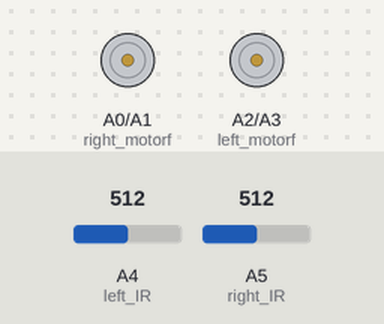
Bench run of a sketch on a simulated Arduino Uno, built with avr-gcc and run on an emulated ATmega328P. Shown: motor-driver pin pairs drawn as motors (green arrow = first pin HIGH = forward, orange = second pin HIGH = backward, longer = more drive). The inputs (shaded band) are chosen by the test bench; at power-on: A4 (left_IR) = 512, A5 (right_IR) = 512.

Above: at 1.2 s.
1.3 s: A4 (left_IR) set to 491
At 2.5 s:
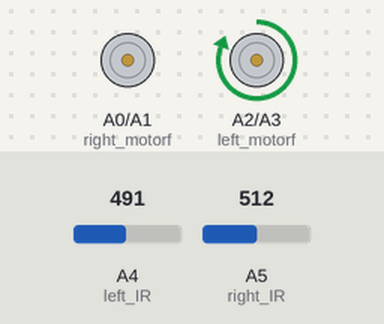
2.8 s: A5 (right_IR) set to 481
At 3.6 s:
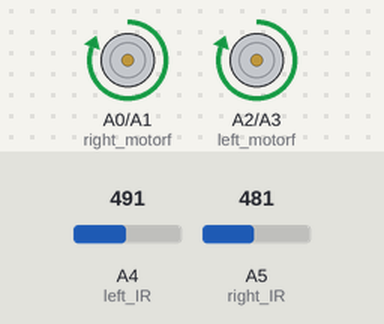
4.3 s: A4 (left_IR) set to 510
At 4.8 s:
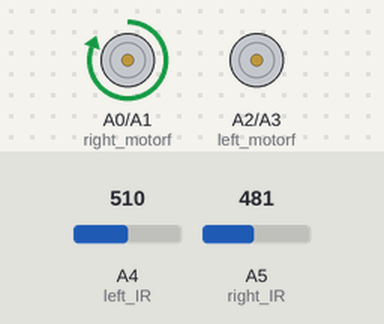
5.8 s: A4 (left_IR) set to 490
At 7.0 s:
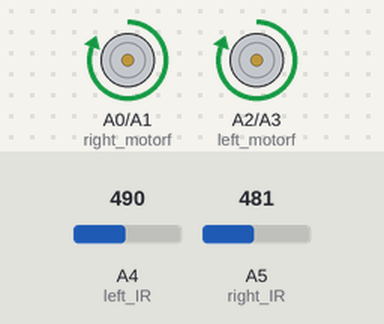
7.3 s: A4 (left_IR) set to 511
At 8.3 s:
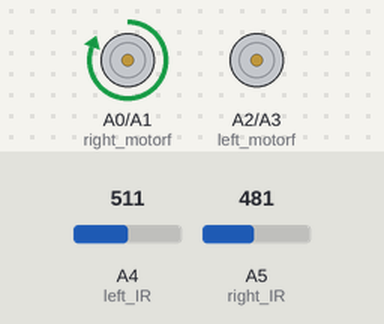
Timing chart, 0 to 9.8 s (numbered marks = the images above; inputs shaded):
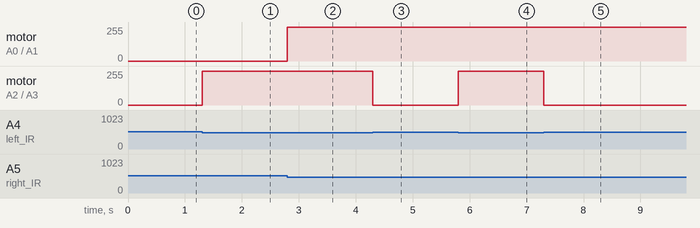

The sketch:

LFR.ino
```cpp
int right_motorf = A0;
int right_motorb = A1;
int left_motorf = A2;
int left_motorb = A3;
int left_IR = A4;
int right_IR = A5;

void setup() {
  pinMode(left_IR , INPUT);
  pinMode(right_IR, INPUT);
  pinMode(right_motorf, OUTPUT);
  pinMode(right_motorb, OUTPUT);
   pinMode(left_motorf, OUTPUT);
    pinMode(left_motorb, OUTPUT);

}

void loop() {
  // put your main code here, to run repeatedly:
if (analogRead(left_IR)<500 && analogRead(right_IR)<500)  //jb dono sensor detects nh krngy to forward
{
  analogWrite(left_motorf, 255);
  analogWrite(right_motorf, 255);
}
else if (analogRead(left_IR)>=500 && analogRead(right_IR)<500)  //jb left sensor detect kry or right na kry to car left turn hojae
{
  analogWrite(left_motorf, 0);
  analogWrite(right_motorf, 255);
}
else if (analogRead(left_IR)<500 && analogRead(right_IR)>=500)   //jb right sensor detect kry or left na kry to car left turn hojae
{
  analogWrite(left_motorf, 255);
  analogWrite(right_motorf, 0);
}
else if (analogRead(left_IR)>=500 && analogRead(right_IR)>=500) //jb dono sensors detect krngy to car stop hojaeyge
{
  analogWrite(left_motorf, 0);
 analogWrite(right_motorf, 0);
}
}
```

Measured:
- the behaviour switches between 500 and 499 on A4 (left_IR) (found by bisection; images 0 and 1)
- the behaviour switches between 500 and 499 on A5 (right_IR) (found by bisection; images 1 and 2)
- after the input at 1.3 s, motor on A2 (left_motorf) / A3 (left_motorb): stopped → forward 255/255 at once
- after the input at 2.8 s, motor on A0 (right_motorf) / A1 (right_motorb): stopped → forward 255/255 at once
- after the input at 4.3 s, motor on A2 (left_motorf) / A3 (left_motorb): forward 255/255 → stopped at once
- after the input at 5.8 s, motor on A2 (left_motorf) / A3 (left_motorb): stopped → forward 255/255 at once
- after the input at 7.3 s, motor on A2 (left_motorf) / A3 (left_motorb): forward 255/255 → stopped at once
